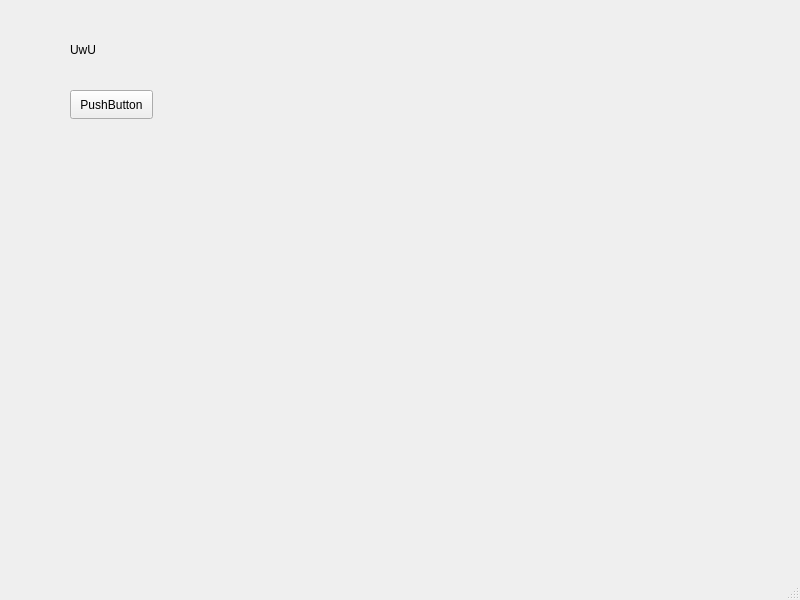
<?xml version="1.0" encoding="UTF-8"?>
<ui version="4.0">
 <class>MainWindow</class>
 <widget class="QMainWindow" name="MainWindow">
  <property name="geometry">
   <rect>
    <x>0</x>
    <y>0</y>
    <width>800</width>
    <height>600</height>
   </rect>
  </property>
  <property name="windowTitle">
   <string>MainWindow</string>
  </property>
  <widget class="QWidget" name="centralwidget">
   <widget class="QLabel" name="label">
    <property name="geometry">
     <rect>
      <x>70</x>
      <y>40</y>
      <width>241</width>
      <height>20</height>
     </rect>
    </property>
    <property name="text">
     <string>UwU</string>
    </property>
   </widget>
   <widget class="QPushButton" name="pushButton">
    <property name="geometry">
     <rect>
      <x>70</x>
      <y>90</y>
      <width>83</width>
      <height>29</height>
     </rect>
    </property>
    <property name="text">
     <string>PushButton</string>
    </property>
   </widget>
  </widget>
  <widget class="QMenuBar" name="menubar">
   <property name="geometry">
    <rect>
     <x>0</x>
     <y>0</y>
     <width>800</width>
     <height>25</height>
    </rect>
   </property>
  </widget>
  <widget class="QStatusBar" name="statusbar"/>
 </widget>
 <resources/>
 <connections/>
</ui>
